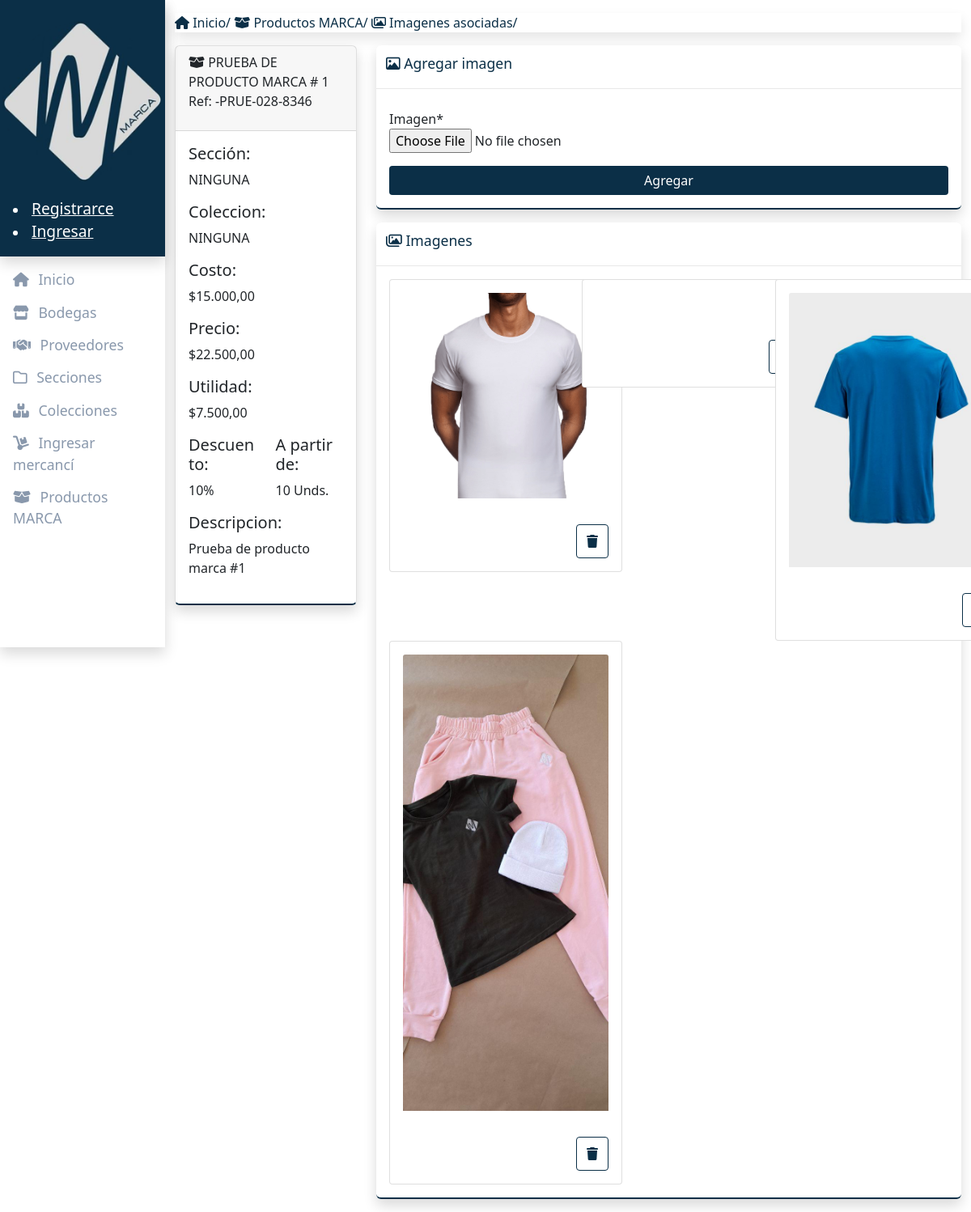
The page /marca/productos/m/i/c77fc4d86198476c8b093089e42c1470/ on the database its author committed.
### producto_marca_app/models/producto_marca.py (models this page shows, shortened)
class ProductoMarca(ParanoidModel):
    uuid = models.UUIDField(default=uuid4, editable=False, primary_key=True)
    coleccion = models.ForeignKey(Coleccion, on_delete=models.PROTECT)
    seccion = models.ForeignKey(Seccion, on_delete=models.PROTECT)
    referencia = models.CharField(max_length=20)
    nombre = models.CharField(max_length=50)
    costo = models.DecimalField(default=0, decimal_places=2, max_digits=8)
    precio = models.DecimalField(default=0, decimal_places=2, max_digits=8)
    utilidad = models.DecimalField(default=0, decimal_places=2, max_digits=8)
    descuento = models.IntegerField(
        default=0, validators=[MinValueValidator(0), MaxValueValidator(100)])
    unidad_minima_descuento = models.IntegerField(default=0)
    descripcion = models.TextField()

### seccion_app/models/seccion.py (models this page shows)
class Seccion(ParanoidModel):
    uuid = models.UUIDField(default=uuid4, editable=False, primary_key=True)
    nombre = models.CharField(max_length=50)
    icono = models.CharField(max_length=50, default='far fa-folder')
    descripcion = models.TextField()
    def __str__(self):
        return self.nombre

### coleccion_app/models/coleccion.py (models this page shows)
class Coleccion(ParanoidModel):
    uuid = models.UUIDField(default=uuid4, editable=False, primary_key=True)
    nombre = models.CharField(max_length=50)
    icono = models.CharField(max_length=50, default='fas fa-boxes')
    descripcion = models.TextField()
    def __str__(self):
        return self.nombre

### imagen_producto_marca_app/models/imagen_producto_marca.py (models this page shows)
class ImagenProductoMarca(ParanoidModel):
    uuid = models.UUIDField(default=uuid4, editable=False, primary_key=True)
    producto_marca = models.ForeignKey(ProductoMarca, on_delete=models.PROTECT)
    imagen = models.ImageField()
    primera = models.BooleanField(default=False)

### administracion_app/views/imagen_producto_marca.py (the view, shortened to what this page needs)
# urls.py: path('marca/productos/m/i/<uuid>/', admin_producto_bodega_marca_agregar_imagen,
def admin_producto_bodega_marca_agregar_imagen(request, uuid):
    producto_marca = get_object_or_404(ProductoMarca, uuid=uuid)
    detalles = ProductoBodegaMarca.objects.filter(producto_marca=producto_marca).values(
        'producto_marca').annotate(
            producto_marca_uuid=F('producto_marca__uuid'),
            producto_bodega_referencia=F('producto_bodega__referencia'),
            producto_bodega_uuuid=F('producto_bodega__uuid'),
            producto_bodega=F('producto_bodega__nombre'),
            cantidad=Sum('cantidad'),
            costo=Sum('costo')).order_by('producto_bodega')
    imagens = ImagenProductoMarca.objects.filter(producto_marca=producto_marca)
    data = {'producto_marca': producto_marca, 'detalles': detalles,
            'imagens': imagens, 'form': ImagenProductoMarcaForm()}
    return render(request, 'administracion_app/producto_marca/imagen/agregar.html', data)

### imagen_producto_marca_app/forms/imagen_producto_marca.py
class ImagenProductoMarcaForm(forms.ModelForm):
    class Meta:
        model = ImagenProductoMarca
        fields = ['imagen']

### administracion_app/templates/administracion_app/producto_marca/imagen/agregar.html (shortened to what this page needs)
{% extends 'administracion_app/producto_marca/base.html' %}
{% load crispy_forms_tags %}
{% block complemento_barra_superior %}
<a href="{% url 'admin_producto_bodega_marca_agregar_imagen' producto_marca.uuid %}">
    <i class="far fa-images"></i> Imagenes asociadas/
</a>
{% endblock %}
{% block contenedor %}
<div class="row">
    <div class="col-md-3">{% include 'administracion_app/producto_marca/producto/producto_marca.html' %}</div>
    <div class="col-md-9">
        <div class="panel shadow">
            <div class="header">
                <h2 class="title"><i class="far fa-image"></i> Agregar imagen</h2>
            </div>
            <div class="inside">
                <form method="POST" enctype="multipart/form-data">
                    {{ form | crispy }}
                    <div class="mtop16">
                        <div class="row">
                            <div class="col-md-12">
                                <button type="submit" class="btn btn-success"
                                    title="Agregar imagen de producto.">Agregar</button>
                            </div>
                        </div>
                    </div>
                </form>
            </div>
        </div>
        {% include 'administracion_app/producto_marca/imagen/listar.html' %}
    </div>
</div>
{% endblock %}

### administracion_app/templates/administracion_app/producto_marca/producto/producto_marca.html
{% load humanize %}
<div class="card panel shadow">
    <div class="card-header">
        <i class="fas fa-box-open"></i> {{producto_marca.nombre}}
        <p>Ref: {{producto_marca.referencia}}</p>
    </div>
    <div class="card-body">
        <h5>Sección:</h5>
        <p>{{producto_marca.seccion}}</p>
        <h5>Coleccion:</h5>
        <p>{{producto_marca.coleccion}}</p>
        <h5>Costo:</h5>
        <p>${{producto_marca.costo | intcomma}}</p>
        <h5>Precio:</h5>
        <p>${{producto_marca.precio | intcomma}}</p>
        <h5>Utilidad:</h5>
        <p>${{producto_marca.utilidad | intcomma}}</p>
        <div class="row">
            <div class="col-md-6">
                <h5>Descuento:</h5>
                <p>{{producto_marca.descuento}}%</p>
            </div>
            <div class="col-md-6">
                <h5>A partir de:</h5>
                <p>{{producto_marca.descuento}} Unds.</p>
            </div>
        </div>
        <h5>Descripcion:</h5>
        <p>{{producto_marca.descripcion}}</p>
    </div>
</div>

### administracion_app/templates/administracion_app/producto_marca/imagen/listar.html
{% load static %}
{% if imagens %}
<div class="panel shadow mtop16">
    <div class="header">
        <h2 class="title"><i class="far fa-images"></i> Imagenes</h2>
    </div>
    <div class="inside">
        <div class="row">
            {% for imagen in imagens %}
            <div class="col-md-4">
                <div class="card text-end" style="width: 18rem;">
                    <div class="card-body">
                        {% if imagen.imagen %}
                        <img src="{{ imagen.imagen.url }}" class="card-img-top" alt="...">
                        {% endif %}
                    </div>
                    <div class="card-body">
                        <div class="opts">
                            <a href="{% url 'admin_producto_bodega_marca_eliminar' imagen.uuid %}" data-toggle="tooltip"
                                aria-disabled="true" data-placement="top" title="Remover imagen.">
                                <i class="fas fa-trash"></i>
                            </a>
                        </div>
                    </div>
                </div>
            </div>
            {% endfor %}
        </div>
    </div>
</div>
{% endif %}

### administracion_app/static/administracion_app/css/administracion.css (style rules this page uses)
body { background-color: #f5f6fa; font-size: 14px; font-family: "Roboto Slab", serif; }
h1, h3, h4, h5, ul, body, html { padding: 0; margin: 0; }
.page .breadcrumb .breadcrumb-item a { text-decoration: none; color: #0b2f47 !important; }
.page .panel { background-color: #fff; border-radius: 6px; border-bottom: 2px solid #0b2f47; width: 100%; }
.page .panel .header { border-bottom: 1px solid #e8e8e8; }
.page .panel .header h2.title { display: inline-block; color: #0b2f47; font-size: 1.1em; padding: 12px 12px; }
.page .panel .inside { padding: 16px; }
.opts a { cursor: pointer; border-radius: 4px; display: inline-block; padding: 8px 12px; border: 1px solid #0b2f47; color: #0b2f47; text-decoration: none !important; }
.mtop16 { margin-top: 16px; }
.btn-success { background-color: #0b2f47 !important; border: 0 !important; width: 100%; outline: none; box-shadow: none; box-shadow: none !important; outline: none !important; }
form label { margin-top: 9px !important; }

### rows shown on the page
ProductoMarca: nombre "PRUEBA DE PRODUCTO MARCA # 1", referencia "-PRUE-028-8346", seccion "NINGUNA", coleccion "NINGUNA", costo "15.000,00", precio "22.500,00", utilidad "7.500,00", descuento "10", descripcion "Prueba de producto marca #1"
ImagenProductoMarca: imagen (picture)
ImagenProductoMarca: imagen (picture)
ImagenProductoMarca: imagen (picture)
